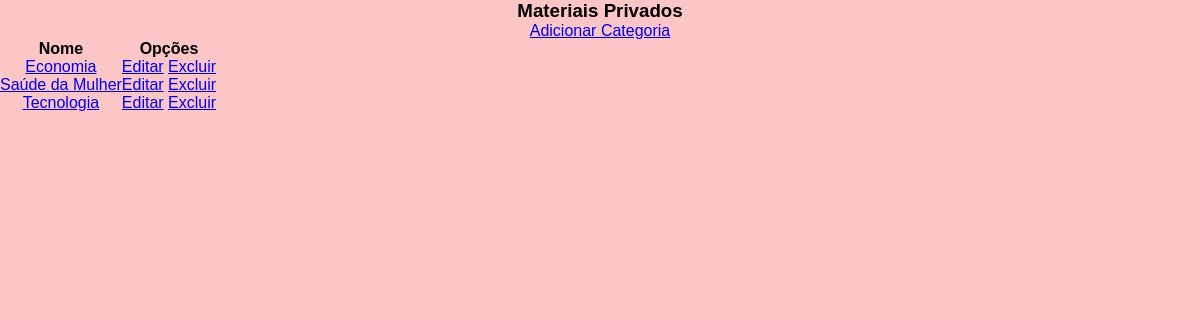
Screenshot of /listar/categorias (signed in) with the database file from the repository.
### materiais/models.py (models this page shows, shortened)
class Categoria(models.Model):
    nome = models.CharField(max_length=50)

### materiais/views.py (the view)
class CategoriaList(LoginRequiredMixin, ListView):
    login_url = reverse_lazy('login')
    model = Categoria
    template_name = 'materiais/listas/categoria.html'

### materiais/templates/materiais/listas/categoria.html (shortened to what this page needs)
{% extends 'paginas/base.html' %}
{% load static %}
{% block conteudo %}
<h3>Materiais Privados</h3>
<a href="{% url 'criar-categoria' %}">Adicionar Categoria</a>
<table>
    <tr>
        <th>Nome</th>
        <th>Opções</th>
    </tr>
    {% for categoria in object_list %}
    <tr>
        <td>
            <a href="{% url 'listar-arquivos' %}">{{ categoria.nome }}</a>
        </td>
        <td>
            <a href="{% url 'editar-categoria' categoria.pk %}">Editar</a>
            <a href="{% url 'excluir-categoria' categoria.pk %}">Excluir</a>
        </td>
    </tr>
    {% empty %}
    <tr>
        <td>Nenhum campo registrado.</td>
    </tr>
    {% endfor %}
</table>
{% endblock %}

### static/css/venus.css (style rules this page uses)
* { margin: 0px; padding: 0px; box-sizing: border-box; text-align: center; }
body { height: 100%; margin: 0px; padding: 0px; text-align: center; width: 100%; overflow-x: hidden; background-repeat: no-repeat; }

### rows the page displays
Categoria: nome "Economia"
Categoria: nome "Saúde da Mulher"
Categoria: nome "Tecnologia"
